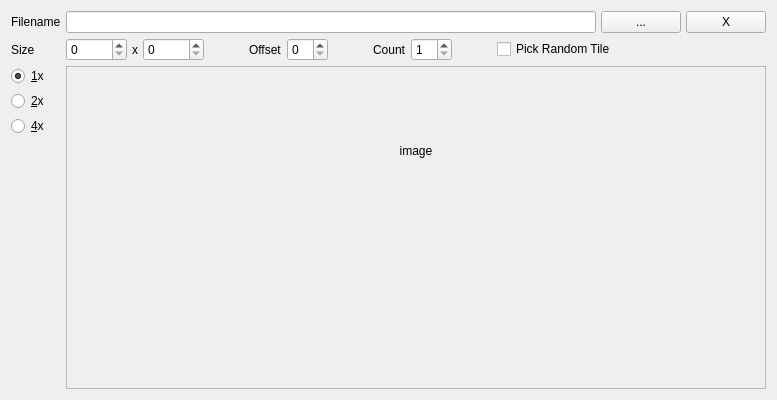
<?xml version="1.0" encoding="UTF-8"?>
<ui version="4.0">
 <author>Martin Koller</author>
 <class>TileSetDataUi</class>
 <widget class="QWidget" name="TileSetDataUi">
  <property name="geometry">
   <rect>
    <x>0</x>
    <y>0</y>
    <width>777</width>
    <height>400</height>
   </rect>
  </property>
  <property name="windowTitle">
   <string>Form</string>
  </property>
  <property name="toolTip">
   <string>Height of this element or of one tile, if the image contains multiple tiles in a tileset.</string>
  </property>
  <layout class="QFormLayout" name="formLayout">
   <property name="horizontalSpacing">
    <number>5</number>
   </property>
   <property name="verticalSpacing">
    <number>5</number>
   </property>
   <item row="0" column="0">
    <widget class="QLabel" name="label_10">
     <property name="text">
      <string>Filename</string>
     </property>
    </widget>
   </item>
   <item row="1" column="0">
    <widget class="QLabel" name="label_11">
     <property name="text">
      <string>Size</string>
     </property>
    </widget>
   </item>
   <item row="1" column="1">
    <layout class="QHBoxLayout" name="horizontalLayout">
     <item>
      <widget class="QSpinBox" name="width">
       <property name="toolTip">
        <string>Remove image</string>
       </property>
       <property name="maximum">
        <number>20000</number>
       </property>
      </widget>
     </item>
     <item>
      <widget class="QLabel" name="label_15">
       <property name="text">
        <string>x</string>
       </property>
      </widget>
     </item>
     <item>
      <widget class="QSpinBox" name="height">
       <property name="toolTip">
        <string>Height of this element or of one tile, if the image contains multiple tiles in a tileset.</string>
       </property>
       <property name="maximum">
        <number>20000</number>
       </property>
      </widget>
     </item>
     <item>
      <spacer name="horizontalSpacer">
       <property name="orientation">
        <enum>Qt::Horizontal</enum>
       </property>
       <property name="sizeType">
        <enum>QSizePolicy::Maximum</enum>
       </property>
       <property name="sizeHint" stdset="0">
        <size>
         <width>40</width>
         <height>20</height>
        </size>
       </property>
      </spacer>
     </item>
     <item>
      <widget class="QLabel" name="label">
       <property name="toolTip">
        <string>If clip_rect (width and height) is used, the offset in the spritesheet where the clipping should start</string>
       </property>
       <property name="text">
        <string>Offset</string>
       </property>
      </widget>
     </item>
     <item>
      <widget class="QSpinBox" name="offset">
       <property name="toolTip">
        <string>If clip_rect (width and height) is used, the offset in the spritesheet where the clipping should start</string>
       </property>
      </widget>
     </item>
     <item>
      <spacer name="horizontalSpacer_2">
       <property name="orientation">
        <enum>Qt::Horizontal</enum>
       </property>
       <property name="sizeType">
        <enum>QSizePolicy::Maximum</enum>
       </property>
       <property name="sizeHint" stdset="0">
        <size>
         <width>40</width>
         <height>20</height>
        </size>
       </property>
      </spacer>
     </item>
     <item>
      <widget class="QLabel" name="label_12">
       <property name="toolTip">
        <string>How many frames  / tiles this image contains. One of the items will be randomly chosen if pickRandomTile is set to true. </string>
       </property>
       <property name="text">
        <string>Count</string>
       </property>
      </widget>
     </item>
     <item>
      <widget class="QSpinBox" name="count">
       <property name="toolTip">
        <string>How many frames  / tiles this image contains. One of the items will be randomly chosen if pickRandomTile is set to true. </string>
       </property>
       <property name="minimum">
        <number>1</number>
       </property>
      </widget>
     </item>
     <item>
      <spacer name="horizontalSpacer_4">
       <property name="orientation">
        <enum>Qt::Horizontal</enum>
       </property>
       <property name="sizeType">
        <enum>QSizePolicy::Maximum</enum>
       </property>
       <property name="sizeHint" stdset="0">
        <size>
         <width>40</width>
         <height>20</height>
        </size>
       </property>
      </spacer>
     </item>
     <item>
      <widget class="QCheckBox" name="pickRandomTile">
       <property name="toolTip">
        <string> Whether or not a random tile of the tileset should be used, if set to true. Should be set to false for tiles with a predetermined order, like road</string>
       </property>
       <property name="text">
        <string>Pick Random Tile</string>
       </property>
      </widget>
     </item>
     <item>
      <spacer name="horizontalSpacer_3">
       <property name="orientation">
        <enum>Qt::Horizontal</enum>
       </property>
       <property name="sizeHint" stdset="0">
        <size>
         <width>40</width>
         <height>20</height>
        </size>
       </property>
      </spacer>
     </item>
     <item>
      <widget class="QLabel" name="imageSize">
       <property name="text">
        <string/>
       </property>
      </widget>
     </item>
    </layout>
   </item>
   <item row="2" column="0">
    <layout class="QVBoxLayout" name="verticalLayout">
     <property name="spacing">
      <number>5</number>
     </property>
     <item>
      <widget class="QRadioButton" name="size1">
       <property name="text">
        <string>&amp;1x</string>
       </property>
       <property name="checked">
        <bool>true</bool>
       </property>
       <attribute name="buttonGroup">
        <string notr="true">buttonGroup</string>
       </attribute>
      </widget>
     </item>
     <item>
      <widget class="QRadioButton" name="size2">
       <property name="text">
        <string>&amp;2x</string>
       </property>
       <attribute name="buttonGroup">
        <string notr="true">buttonGroup</string>
       </attribute>
      </widget>
     </item>
     <item>
      <widget class="QRadioButton" name="size4">
       <property name="text">
        <string>&amp;4x</string>
       </property>
       <attribute name="buttonGroup">
        <string notr="true">buttonGroup</string>
       </attribute>
      </widget>
     </item>
     <item>
      <spacer name="verticalSpacer">
       <property name="orientation">
        <enum>Qt::Vertical</enum>
       </property>
       <property name="sizeHint" stdset="0">
        <size>
         <width>20</width>
         <height>160</height>
        </size>
       </property>
      </spacer>
     </item>
    </layout>
   </item>
   <item row="2" column="1">
    <widget class="QScrollArea" name="scrollArea">
     <property name="sizePolicy">
      <sizepolicy hsizetype="Expanding" vsizetype="MinimumExpanding">
       <horstretch>0</horstretch>
       <verstretch>0</verstretch>
      </sizepolicy>
     </property>
     <property name="minimumSize">
      <size>
       <width>0</width>
       <height>309</height>
      </size>
     </property>
     <property name="widgetResizable">
      <bool>true</bool>
     </property>
     <property name="alignment">
      <set>Qt::AlignCenter</set>
     </property>
     <widget class="QWidget" name="scrollAreaWidgetContents">
      <property name="geometry">
       <rect>
        <x>0</x>
        <y>0</y>
        <width>710</width>
        <height>307</height>
       </rect>
      </property>
      <layout class="QVBoxLayout" name="verticalLayout_2">
       <item>
        <widget class="QLabel" name="origImage">
         <property name="sizePolicy">
          <sizepolicy hsizetype="Preferred" vsizetype="Expanding">
           <horstretch>0</horstretch>
           <verstretch>0</verstretch>
          </sizepolicy>
         </property>
         <property name="text">
          <string>image</string>
         </property>
         <property name="alignment">
          <set>Qt::AlignCenter</set>
         </property>
        </widget>
       </item>
       <item>
        <widget class="QLabel" name="image">
         <property name="sizePolicy">
          <sizepolicy hsizetype="Expanding" vsizetype="Expanding">
           <horstretch>0</horstretch>
           <verstretch>0</verstretch>
          </sizepolicy>
         </property>
         <property name="text">
          <string/>
         </property>
         <property name="alignment">
          <set>Qt::AlignCenter</set>
         </property>
        </widget>
       </item>
      </layout>
     </widget>
    </widget>
   </item>
   <item row="0" column="1">
    <layout class="QHBoxLayout" name="horizontalLayout_2">
     <item>
      <widget class="QLineEdit" name="fileName">
       <property name="toolTip">
        <string>The filename of the tiles image.</string>
       </property>
      </widget>
     </item>
     <item>
      <widget class="QPushButton" name="fileButton">
       <property name="toolTip">
        <string>Fileselector - select a spritesheet</string>
       </property>
       <property name="text">
        <string>...</string>
       </property>
       <property name="icon">
        <iconset>
         <normaloff>../images/iconFolder.png</normaloff>../images/iconFolder.png</iconset>
       </property>
      </widget>
     </item>
     <item>
      <widget class="QPushButton" name="deleteButton">
       <property name="toolTip">
        <string>Remove image</string>
       </property>
       <property name="text">
        <string>X</string>
       </property>
       <property name="icon">
        <iconset>
         <normaloff>../images/iconX.png</normaloff>../images/iconX.png</iconset>
       </property>
      </widget>
     </item>
    </layout>
   </item>
  </layout>
 </widget>
 <resources/>
 <connections/>
 <buttongroups>
  <buttongroup name="buttonGroup"/>
 </buttongroups>
</ui>
